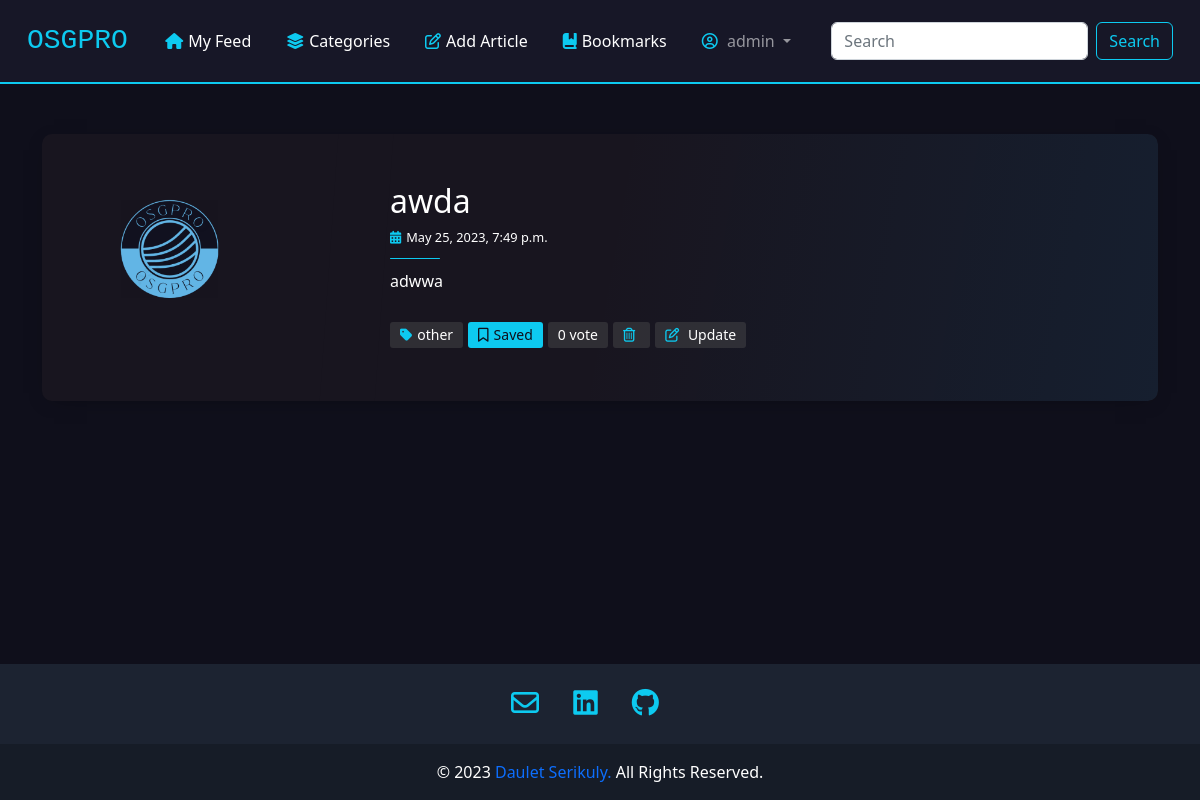
The page /bookmarks (signed in) on the database its author committed.
### blog/models.py (models this page shows, shortened)
class Article(models.Model):
  categoryList = [
        ("javascript" , "JavaScript"),
        ("web develpment" , "Web Develpment"),
        ("react" , "React"),
        ("python" , "Python"),
        ("other", "Other"),
    ]
  owner = models.ForeignKey(User, on_delete=models.CASCADE, related_name='articles')
  title = models.CharField(max_length = 200)
  desc = models.CharField(max_length = 200)
  artImage = models.ImageField(upload_to = 'art_photos', default = './images/default.jpg', null = True, blank = True)
  content = models.TextField()
  category = MultiSelectField(choices=categoryList,  max_choices=3)
  created = models.DateTimeField(default=now, editable=False)
  bookmarks = models.ManyToManyField(User, related_name='bookmarks')
  upvote = models.ManyToManyField(User, related_name='up')
  downvote = models.ManyToManyField(User, related_name='down')
  class Meta:
    ordering = ['-created']

### blog/views.py (the view)
# urls.py: path('bookmarks', views.bookmarks, name= "bookmarks"),
@login_required
def bookmarks(request):
  return render(request, 'bookmarks.html', {
    'postsMarked': Article.objects.filter(bookmarks = request.user).all(),
  })

### blog/templates/bookmarks.html (shortened to what this page needs)
{% extends './layout.html' %}
{% load static %}
{% block links %}
<link rel="stylesheet" href="{% static 'css/index.css' %}" />
{% endblock links %}
{% block body %}
<div class="container blog-content">
  {% for post in postsMarked %}
  <article class="postcard dark blue" data-card="{{post.id}}">
    <a class="postcard__img_link" href="{% url 'blog:singleArt' post.id %}">
      {% if post.artImage %}
        <img
          class="postcard__img"
          src="{{ post.artImage.url }}"
          alt="Image Title"
        />
      {% else %}
        <img
        class="postcard__img"
        src="../../media/images/default.jpg"
        alt="Image Title"
        />
      {% endif %}
    </a>
    <div class="postcard__text">
      <h1 class="postcard__title blue"><a href="{% url 'blog:singleArt' post.id %}">{{ post.title }}</a></h1>
      <div class="postcard__subtitle small">
          <i class="fas fa-calendar-alt mr-2"></i>{{ post.created }}
      </div>
      <div class="postcard__bar"></div>
      <div class="postcard__preview-txt">
        {{ post.desc }}
      </div>
      <ul class="postcard__tagbox">
        {% for cat in post.category %}
        <li class="tag__item"><i class="fas fa-tag mr-2"></i>{{cat}}</li>
        {% endfor %}
        {% if user.is_authenticated %}
          {% if user in post.bookmarks.all %}
          <li class="tag__item play blue save saved" id="{{ post.pk}}">
            <i class="fa-regular fa-bookmark"></i><span class="save-txt">Saved</span>
          </li>
          {% else %}
          <li class="tag__item play save blue pointed" id="{{post.id}}"data-bs-toggle="tooltip" data-bs-title="Default tooltip">
            <i class="fa-regular fa-bookmark"></i><span class="save-txt">Save</span>
          </li>
          {% endif %}
          {% if user != post.owner %}
            {% if user in post.upvote.all %}
              <li class="tag__item play blue vote voted" data-vote="{{ post.id }}">
                <i class="fa-solid fa-angle-up"></i><span class="vote-num">{{ post.upvote.count }}</span>
              </li>
            {% else %}
              <li class="tag__item play blue vote" data-vote="{{ post.id }}">
                <i class="fa-solid fa-angle-up"></i><span class="vote-num">{{ post.upvote.count }}</span>
              </li>
            {% endif %}
          {% else %}
            <li class="tag__item play blue">
              <span>{{ post.upvote.count }} vote</span>
            </li>
          {% endif %}
          {% if user == post.owner %}
          <li class="tag__item play blue delete pointed" data-delete="{{post.id}}">
            <i class="fa-regular fa-trash-can"></i>
          </li>
          <a href="{% url 'blog:update' post.id %}">
            <li class="tag__item play blue pointed" data-update="{{post.id}}">
              <i class="fa-regular fa-pen-to-square"></i> Update
            </li>
          </a>
          {% endif %}
        {% endif %}
      </ul>
    </div>
  </article>
  {% empty %}
  <div class="alert alert-info" role="alert">
    <strong>There are no Aritcles Saved right now.</strong>
  </div>
  {% endfor %}
</div>
{% endblock body %}

### blog/templates/layout.html (shortened to what this page needs)
{% load static %}
<!DOCTYPE html>
<html lang="en">
  <head>
    <link
      href="https://cdn.jsdelivr.net/npm/bootstrap@5.2.2/dist/css/bootstrap.min.css"
      rel="stylesheet"
    />
    <link rel="stylesheet" href="{% static 'css/layout.css' %}" />
    {% block links %} {% endblock links %}
  </head>
  <body>
    <nav class="navbar navbar-expand-lg navbar-dark" style="padding: 15px">
      <div class="container-fluid">
        <a
          class="navbar-brand"
          href="{% url 'blog:index' %}"
          style="color: var(--bs-cyan); font-family: monospace; font-size:28px;"
          >OSGPRO</a
        >
        <div class="collapse navbar-collapse" id="navbarSupportedContent">
          <ul class="navbar-nav me-auto ulNav">
            <li class="nav-item">
              <a
                class="nav-link active"
                aria-current="page"
                href="{% url 'blog:index' %}"
                ><i class="fa-solid fa-house"></i>My Feed</a
              >
            </li>
            <li class="nav-item">
              <a class="nav-link active" href="{% url 'blog:categories' %}"
                ><i class="fa-solid fa-layer-group"></i>Categories</a
              >
            </li>
            {% if user.is_authenticated %}
            <li class="nav-item">
              <a
                class="nav-link active"
                aria-current="page"
                href="{% url 'blog:add' %}"
                ><i class="fa-regular fa-pen-to-square"></i>Add Article</a
              >
            </li>
            <li class="nav-item">
              <a
                class="nav-link active"
                aria-current="page"
                href="{% url 'blog:bookmarks' %}"
                ><i class="fa-solid fa-book-bookmark"></i>Bookmarks</a
              >
            </li>
            <li class="nav-item dropdown active">
              <a
                class="nav-link dropdown-toggle"
                href="#"
                role="button"
                data-bs-toggle="dropdown"
                aria-expanded="false"
              >
                <i class="fa-regular fa-circle-user"></i> {{user}}
              </a>
            </li>
            {% endif %}
          </ul>
          <form class="d-flex" role="search" method="get" action="{% url 'blog:index' %}">
            <input
              class="form-control me-2 input-search"
              type="search"
              placeholder="Search"
              aria-label="Search"
              name="q"
            />
            <button class="btn btn-outline-info search" type="submit">
              Search
            </button>
          </form>
        </div>
      </div>
    </nav>
    <div class="blog-content1">
      {% block body %}
      {% endblock body %}
    </div>
    <div class="footer">
      <footer
        class="text-center text-lg-start text-white"
        style="background-color: #1c2331"
      >
        <section class="footer-social">
          <a href="mailto:vvvv.14732@gmail.com">
            <i class="fa-regular fa-envelope"></i>
          </a>
          <a href="https://www.linkedin.com/in/daulet-serikuky-86b5ab278/">
            <i class="fab fa-linkedin"></i>
          </a>
          <a href="https://github.com/DauletSerikuly">
            <i class="fab fa-github"></i>
          </a>
        </section>
        <div
          class="text-center p-3"
          style="background-color: rgba(0, 0, 0, 0.2)"
        >
          © <span class="thisYear"></span>
          <a
            class=""
            target="_blank"
            href="https://github.com/DauletSerikuly"
            >Daulet Serikuly.</a
          >
          All Rights Reserved.
        </div>
      </footer>
    </div>
  </body>
</html>

### blog/static/css/layout.css (style rules this page uses)
:root { --base-color: #0f0f1b; --second-color: #171727; --mid-color: #161e2e; --back-color: #bbe1fa; --primary-color: 111, 76, 255; --text-color: 256, 256, 256; }
* { padding: 0; margin: 0; box-sizing: border-box; }
.ulNav { margin-left: auto; }
li { margin-right: 19px; }
body { background-color: var(--base-color); display: flex; flex-direction: column; min-height: 100vh; }
.blog-content1 { flex: 1; }
nav { background-color: var(--second-color); border-bottom: 2px solid var(--bs-cyan); border-bottom-color: linear-gradient(to top, rgb(1 134 218), rgb(182 49 167)); }
i { color: var(--bs-cyan); margin-right: 5px; }
.footer-social { text-align: center; padding: 25px; }
.footer-social a { margin-right: 25px; }
.footer-social a i { font-size: 28px; }
footer a { text-decoration: none; }

### blog/static/css/index.css (style rules this page uses)
body { font-size: 16px; color: #ffffff; text-rendering: optimizeLegibility; font-weight: initial; }
.dark { background: #110f16; }
a, a:hover { text-decoration: none; transition: color 0.3s ease-in-out; }
.postcard { flex-wrap: wrap; display: flex; box-shadow: 0 4px 21px -12px rgba(0, 0, 0, 0.66); border-radius: 10px; margin: 0 0 2rem 0; overflow: hidden; position: relative; color: #ffffff; }
.postcard.dark { background-color: #18151f; }
.postcard a { color: inherit; }
.postcard h1, .postcard .h1 { margin-bottom: 0.5rem; font-weight: 500; line-height: 1.2; }
.postcard .small { font-size: 80%; }
.postcard .postcard__title { font-size: 1.75rem; }
.postcard .postcard__img { max-height: 180px; width: 100%; object-fit: cover; position: relative; }
.postcard .postcard__img_link { display: contents; }
.postcard .postcard__bar { width: 50px; height: 10px; margin: 10px 0; border-radius: 5px; background-color: #424242; transition: width 0.2s ease; }
.postcard .postcard__text { padding: 1.5rem; position: relative; display: flex; flex-direction: column; }
.postcard .postcard__preview-txt { overflow: hidden; text-overflow: ellipsis; text-align: justify; height: 100%; }
.postcard .postcard__tagbox { display: flex; flex-flow: row wrap; font-size: 14px; margin: 20px 0 0 0; padding: 0; justify-content: center; }
.postcard .postcard__tagbox .tag__item { display: inline-block; background: rgba(83, 83, 83, 0.4); border-radius: 3px; padding: 2.5px 10px; margin: 0 5px 5px 0; cursor: default; user-select: none; transition: background-color 0.3s; }
.postcard:before { content: ""; position: absolute; top: 0; right: 0; bottom: 0; left: 0; background-image: linear-gradient(-70deg, #424242, transparent 50%); opacity: 1; border-radius: 10px; }
@media screen and (min-width: 769px) { .postcard { flex-wrap: inherit; } }
@media screen and (min-width: 769px) { .postcard .postcard__title { font-size: 2rem; } }
@media screen and (min-width: 769px) { .postcard .postcard__tagbox { justify-content: start; } }
@media screen and (min-width: 769px) { .postcard .postcard__img { max-width: 300px; max-height: 100%; transition: transform 0.3s ease; } }
@media screen and (min-width: 769px) { .postcard .postcard__text { padding: 3rem; width: 100%; } }
@media screen and (min-width: 769px) { .postcard:nth-child(2n+1) { flex-direction: row; } }
@media screen and (min-width: 769px) { .postcard:nth-child(2n+1) .postcard__text::before { left: -12px !important; transform: rotate(4deg); } }
@media screen and (min-width: 1024px) { .postcard__text { padding: 2rem 3.5rem; } }
@media screen and (min-width: 1024px) { .postcard__text:before { content: ""; position: absolute; display: block; top: -20%; height: 130%; width: 55px; } }
@media screen and (min-width: 1024px) { .postcard.dark .postcard__text:before { background: #18151f; } }
.blue .postcard__bar { background-color: var(--bs-cyan); }
.blue::before { background-image: linear-gradient(-30deg, rgba(0, 118, 189, 0.1), transparent 50%); }
.blue:nth-child(2n)::before { background-image: linear-gradient(30deg, rgba(0, 118, 189, 0.1), transparent 50%); }
@media screen and (min-width: 769px) { .blue::before { background-image: linear-gradient(-80deg, rgba(0, 118, 189, 0.1), transparent 50%); } }
@media screen and (min-width: 769px) { .blue:nth-child(2n)::before { background-image: linear-gradient(80deg, rgba(0, 118, 189, 0.1), transparent 50%); } }
.blog-content { margin-top: 50px; margin-bottom: 50px; }
.saved { background-color: var(--bs-cyan) !important; color: var(--base-color); }
.saved i { color: var(--base-color); }
.save { cursor: pointer !important; }
.pointed { cursor: pointer !important; }

### rows shown on the page
Article: artImage (picture), title "awda", created "May 25, 2023, 7:49 p.m.", desc "adwwa", category "other", upvote.count "0"

### other values the page prints
{{ user }} "admin"
